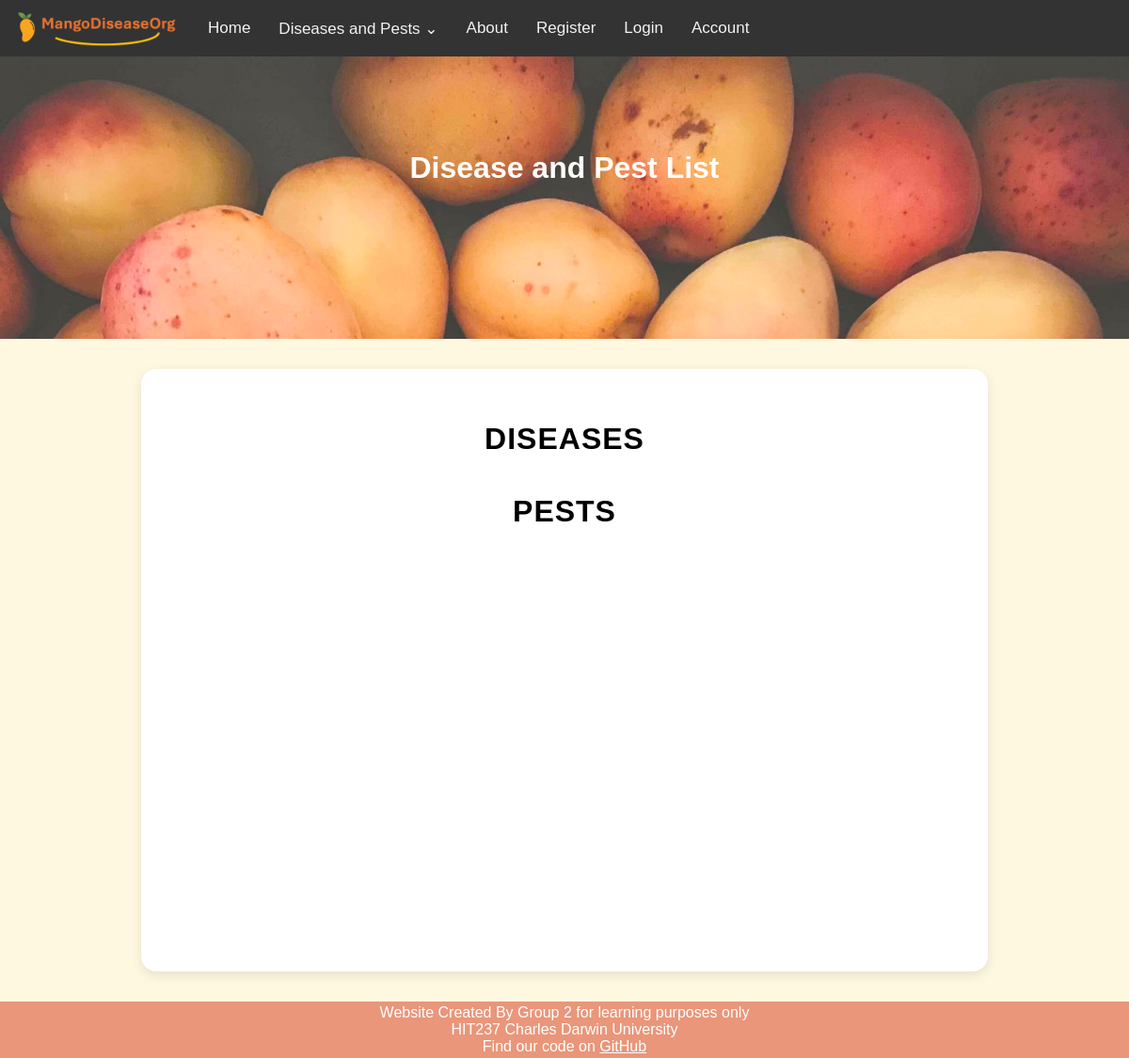
The page /diseases/ on the database as committed earlier.
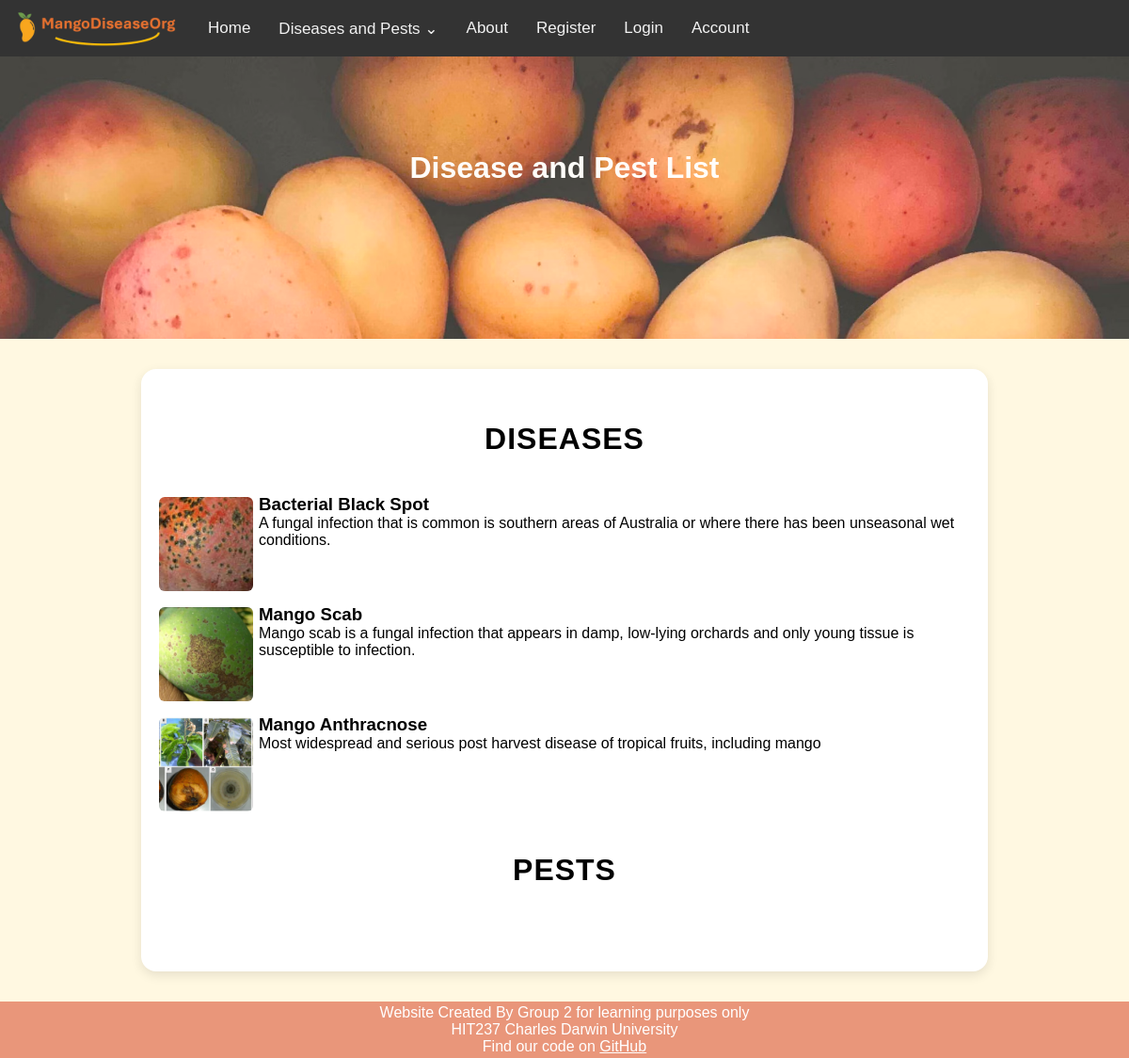
The same page on the database as committed later.
### mango_disease_app/models.py (models this page shows, shortened)
class Disease(models.Model):
    DISEASE_TYPES = [
        ('pest', 'Pest'),
        ('disease', 'Disease')
    ]
    diseaseName = models.CharField(max_length=255)
    type = models.CharField(choices=DISEASE_TYPES, max_length=7, default=DISEASE_TYPES[1][1])
    severity = models.IntegerField(validators=[validators.MinValueValidator(0),validators.MaxValueValidator(10)])
    spreadability = models.IntegerField(validators=[validators.MinValueValidator(0),validators.MaxValueValidator(10)])
    shortDescription = models.TextField()
    longDescription = models.TextField()
    controlMethod = models.TextField()
    image = models.ImageField(upload_to="disease_images/", default="disease_images/default.JPG")

### mango_disease_app/views.py (the view)
# urls.py: re_path(r'^diseases/$', views.diseases, name='diseases'),
def diseases(request):
    categories = {
        'diseases': Disease.objects.filter(type='disease'),
        'pests': Disease.objects.filter(type='pest'),
    }
    return render(request, 'mango_disease_app/diseases.html', {'data':categories})

### mango_disease_app/context_processors.py (called while the page is built)
def disease_menu(request):
    return {'navs': Disease.objects.all()}

### mango_disease_app/templates/mango_disease_app/diseases.html (shortened to what this page needs)
{% extends 'mango_disease_app/base.html' %}
{% load static %}
{% block page_header %}Disease and Pest List{% endblock %}
{% block content %}
    {% for category_name, items in data.items %}
        <h2>{{ category_name }}</h2>
        {% for item in items %}
            <a href="{% url 'ind_disease' name=item.diseaseName %}">
            <div class="list_item">
                <div><img class="disease_list_img" src="{{ item.image.url }}"></div>
                <div><h3>{{ item.diseaseName }}</h3>
                <p>{{ item.shortDescription }}</p></div>
            </div></a>
        {% endfor %}
    {% endfor %}
{% endblock %}

Rows that differ between the two databases and show on the page:
now on this page (row edited): Disease: image (picture), diseaseName "Bacterial Black Spot", shortDescription "A fungal infection that is common is southern areas of Australia or where there has been unseasonal wet conditions."
now on this page (row edited): Disease: image (picture), diseaseName "Mango Scab", shortDescription "Mango scab is a fungal infection that appears in damp, low-lying orchards and only young tissue is susceptible to infection."
now on this page (row edited): Disease: image (picture), diseaseName "Mango Anthracnose", shortDescription "Most widespread and serious post harvest disease of tropical fruits, including mango"
